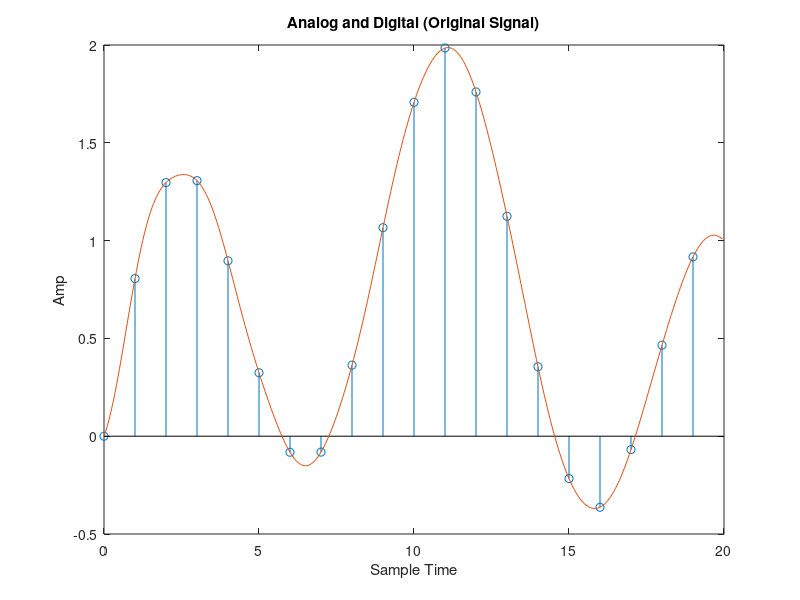
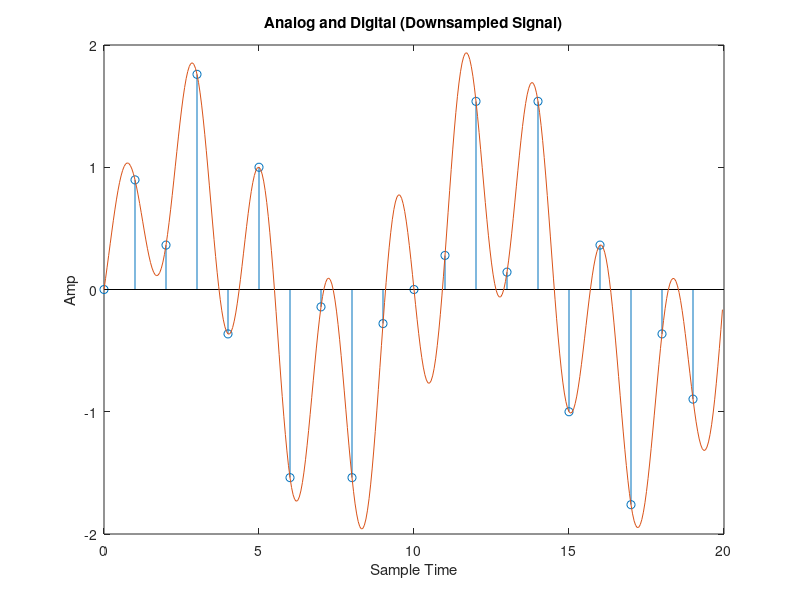

MATLAB code for these plots, in order:
%!-------------------------------------------------------------------------
%! DSP HW11 #2
%!  - Reconstruct x(t) from x[n]
%!  - Reconstruct x(t) from downsampled x[n]
%!  - Upsample by 4 and display results
%!-------------------------------------------------------------------------

%! Enviorment
clear; close all;
addpath([fileparts(mfilename('fullpath')), '/../../functions']);

%! Variables
Fs      = 4000;
Ts      = 1/Fs;
f1      = 100;
f2      = 450;
N       = 2048;
n       = 0:N-1;
d_samp  = 4;
t_delta = .05;
t       = 0:t_delta:N-1;
t_down  = 0:t_delta:N/4-1;

%! Create Signals
x_n = sin(2*pi*f1*n*Ts) + sin(2*pi*f2*n*Ts);
x_downsample = downsample(x_n, d_samp);

%! Reconstruct orignial signal using sinc method
x = zeros(N, length(t));
for i=1:N
    x(i, :) = x_n(i)*sinc(t-i+1);
end
xa_orig = sum(x);

%! Reconstruct downsampled signal using sinc method
x = zeros(N/4, length(t_down));
for i=1:N/4
    x(i, :) = x_downsample(i)*sinc(t_down-i+1);
end
xa_down = sum(x);

%! Plot
%! Plot 20 digital samples
figure()
stem(n(1:20), x_n(1:20))
title('Analog and Digital (Original Signal)')
xlabel('Sample Time')
ylabel('Amp')
hold on
plot(t(1:20/.05), xa_orig(1:20/.05))
hold off

%! Plot 20 Digital Samples
figure()
stem(n(1:20), x_downsample(1:20))
title('Analog and Digital (Downsampled Signal)')
xlabel('Sample Time')
ylabel('Amp')
hold on
plot(t(1:20/.05), xa_down(1:20/.05))
hold off
